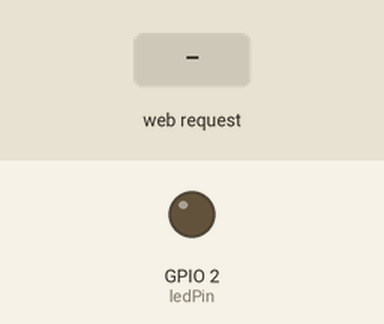
This sketch was run on a simulated ESP8266 (NodeMCU). On the bench: output pins drawn as LEDs (lit = HIGH). The test bench sets the inputs (shaded band). WiFi joins after 1.5 s; servers stay silent unless stated; what the sketch prints to the serial monitor is not drawn.

Above: at 2.7 s.
2.8 s: HTTP request GET /klikacz received
At 3.6 s:
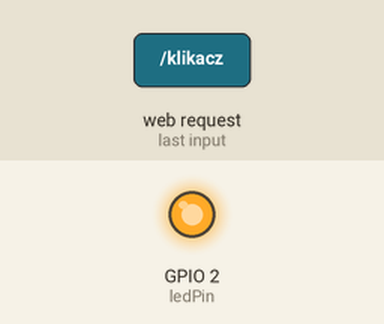
5.3 s: HTTP request GET /moto received
At 6.9 s:
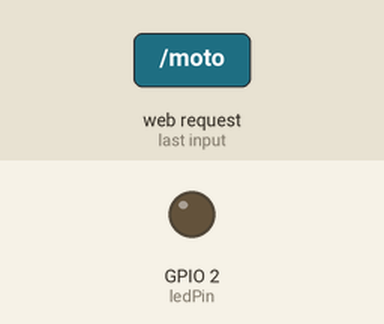
Timing chart, 0 to 12.8 s (numbered marks = the images above; inputs shaded):
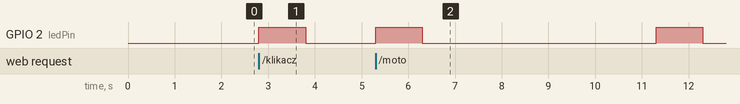

Measured:
- after the input at 2.8 s, GPIO 2 (ledPin): LOW → HIGH at once, → LOW 1.0 s later
- after the input at 5.3 s, GPIO 2 (ledPin): alternates HIGH for 1.0 s and LOW for 5.0 s, starting at once

The sketch:

brama_v0.1.ino
```cpp
#include <ESP8266WiFi.h>

const char* ssid = "####";
const char* password = "####";

int ledPin = 2; // GPIO13 2-dioda wbudowana, 4 to przełącznik
WiFiServer server(80);


void impuls()
 {
   digitalWrite(ledPin, HIGH);
   delay(1000);
   digitalWrite(ledPin, LOW);
 }
void setup() {
  Serial.begin(115200);
  delay(10);

  pinMode(ledPin, OUTPUT);
  digitalWrite(ledPin, LOW);

  // Connect to WiFi network
  Serial.println();
  Serial.println();
  Serial.print("Connecting to ");
  Serial.println(ssid);

  WiFi.begin(ssid, password);

  while (WiFi.status() != WL_CONNECTED) {
    delay(500);
    Serial.print(".");
  }
  Serial.println("");
  Serial.println("WiFi connected");

  // Start the server
  server.begin();
  Serial.println("Server started");

  // Print the IP address
  Serial.print("Use this URL to connect: ");
  Serial.print("http://");
  Serial.print(WiFi.localIP());
  Serial.println("/");

}

void loop() {
  // Check if a client has connected
  WiFiClient client = server.available();
  if (!client) {
    return;
  }

  // Wait until the client sends some data
  Serial.println("new client");
  while(!client.available()){
    delay(1);
  }

  // Read the first line of the request
  String request = client.readStringUntil('\r');
  Serial.println(request);
  client.flush();

  // Match the request


  if (request.indexOf("/klikacz") != -1)  {
    impuls();
      }
  if (request.indexOf("/moto") != -1)  {
    impuls();
    delay(5000); //poczekaj 5 sek
    impuls();
      }

  client.println("HTTP/1.1 200 OK");
  client.println("Content-Type: text/html");
  client.println(""); //  do not forget this one
  client.println("<!DOCTYPE HTML>");
  client.println("<html>");
  client.println("<head>");
  client.println("<meta charset=\"UTF-8\">");
  client.print("<center><big>Sterownik bramy</big></center>");

  client.println("<br><br>");
  client.println("<center><a href=\"/klikacz\"\"><button>Otwórz bramę</button></a>    <a href=\"/moto\"\"><button>Uchyl motorowi</button></a></center>");
  client.println("</html>");

  delay(1);
  Serial.println("Client disonnected");
  Serial.println("");

}
```
